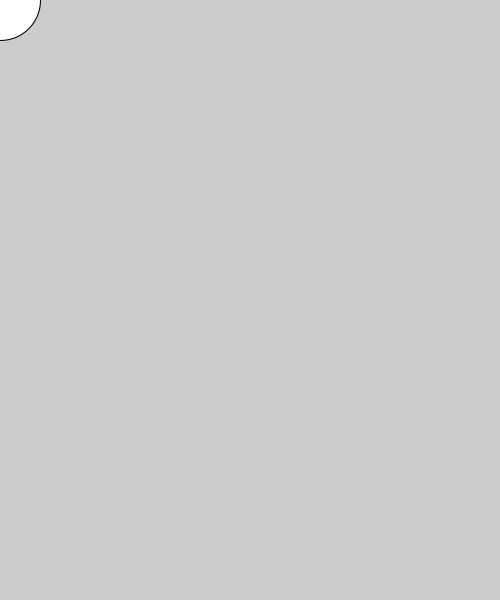
Frame 1 (no input)
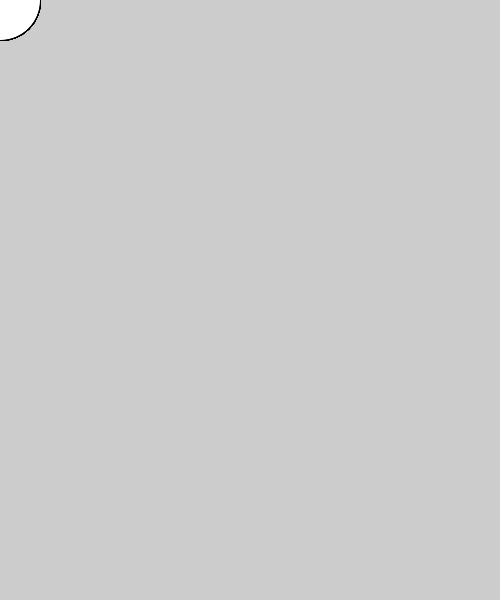
Frame 60 (the mouse pressed at the canvas centre just before this capture)
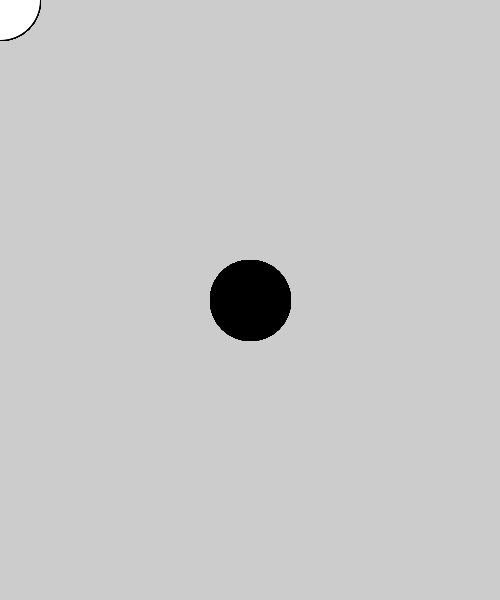
Frame 120 (the mouse held since frame 60 and released just before this capture)

The Processing sketch that drew these frames (run headless with seeded random() and noise(); from frame 60 on, the mouse is pressed at the canvas centre):

// Processing sketch: sketch_1_1
// ── sketch_1_1.pde
void setup() {
  size(500, 600);
  smooth();
}

void draw() {
  if (mousePressed) {
    fill(0);
  } else {
    fill(255);
  }
  ellipse(mouseX, mouseY, 80, 80);
}
